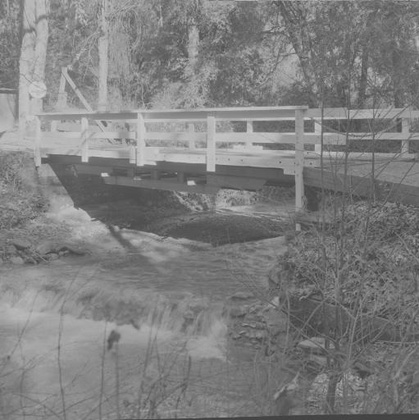
%> input picture MATLAB/Image-Processing/bridge_2.jpg, 419 x 420 px, shrunk from 511 x 512 before the run
$ octave ex_5.m   (GNU Octave 9; MATLAB toolbox functions it lacks are replaced by stand-ins)
%> lines starting %> are read from the running program, lines starting %| are printed output that depends on the picture
clear
clf
f=imread('bridge_2.jpg');
%> f is the input picture: size 420x419x3 uint8; min 61, max 210, mean 126.2
figure(1),imshow(f)

% Histogrram is the distribution of pixel value

figure(2),imhist(f(:,:,1))
%> after `imhist(f(:,:,1))`:
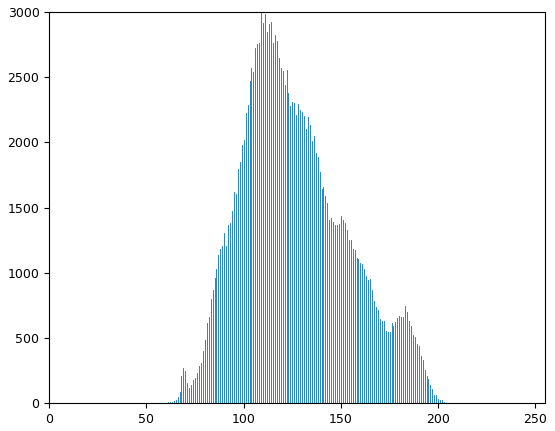
%> figure redrawn from the program's plot data; highest point at x = 109, y = 2991
f = im2double(f(:,:,1));
%> f: size 420x419 double
a = min(min(f));
%> a = 0.239
b = max(max(f));
%> b = 0.824
va = 0.05;
vb = 0.95;
alpha = va/a;
%> alpha = 0.209
beta = (vb-va)/(b-a);
%> beta = 1.54
gamma = (255-vb)/(255-b);
%> gamma = 1

for i = 1:size(f,1)
    for j = 1:size(f,2)
        if f(i,j) > 0 && f(i,j) < a
            g(i,j) = alpha*f(i,j);
        elseif f(i,j) >= a && f(i,j) < b
            g(i,j) = beta*(f(i,j)-a)+va;
        else
            g(i,j) = gamma*(f(i,j)-b)+vb;
        end
    end
end
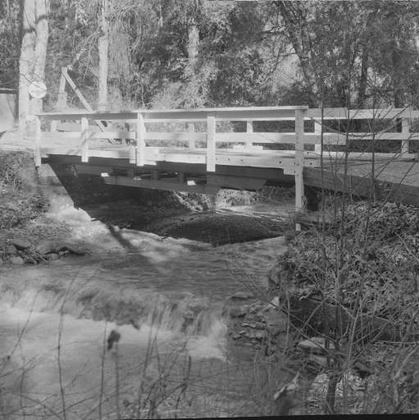
%> g: size 420x419 double; min 0.05, max 0.95, mean 0.444
g = mat2gray(g);
figure(3),imshow(g);
figure(4),imhist(g);
%> after `imhist(g)`:
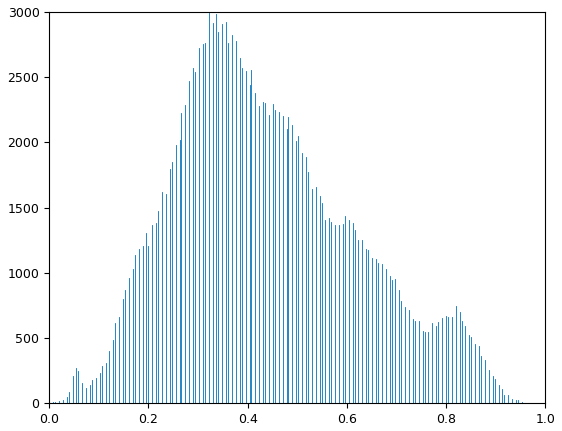
%> figure redrawn from the program's plot data; highest point at x = 0.322, y = 2991

$ run again, with MATLAB/Image-Processing/baboon.jpg copied over MATLAB/Image-Processing/bridge_2.jpg
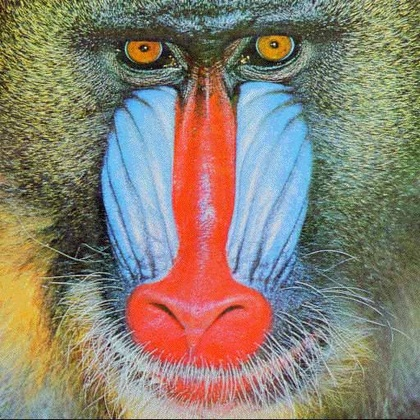
%> input picture MATLAB/Image-Processing/baboon.jpg, 420 x 420 px, shrunk from 512 x 512 before the run
%> f is the input picture: size 420x420x3 uint8; mean R, G, B 137.8, 128.7, 113.9
%> `f = im2double(f(:,:,1));`:
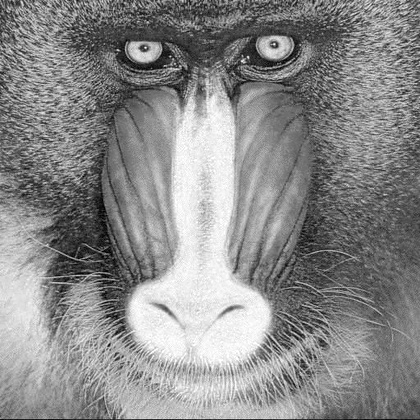
%> f: size 420x420 double; min 0, max 1, mean 0.54
%> a = 0
%> b = 1
%> alpha = Inf
%> beta = 0.9
%> gamma = 1
%> `imhist(g)`:
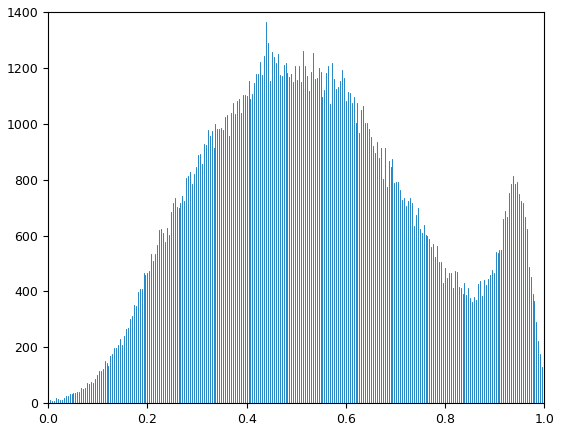
%> figure redrawn from the program's plot data; highest point at x = 0.439, y = 1365

$ run again, with MATLAB/Image-Processing/brain.jpg copied over MATLAB/Image-Processing/bridge_2.jpg
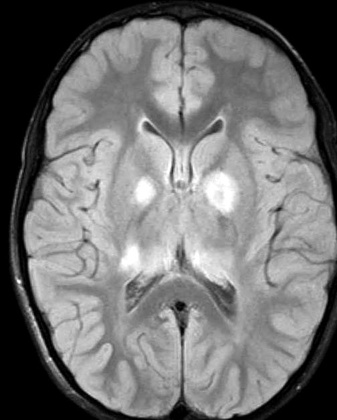
%> input picture MATLAB/Image-Processing/brain.jpg, 337 x 420 px, shrunk from 504 x 628 before the run
%> f is the input picture: size 420x337x3 uint8; min 0, max 255, mean 115.3
%> `imhist(f(:,:,1))`:
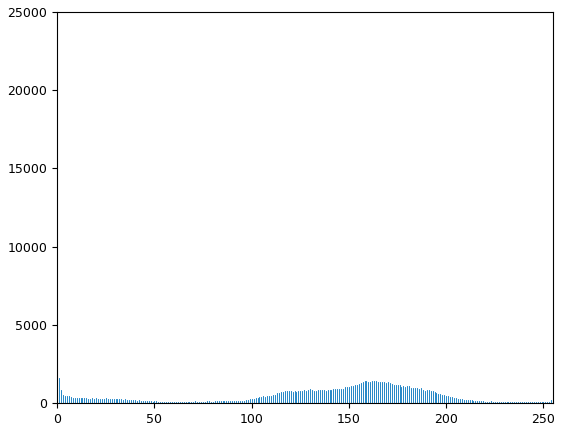
%> figure redrawn from the program's plot data; highest point at x = 0, y = 23013
%> f: size 420x337 double
%> a = 0
%> b = 1
%> alpha = Inf
%> beta = 0.9
%> gamma = 1
%> `imhist(g)`:
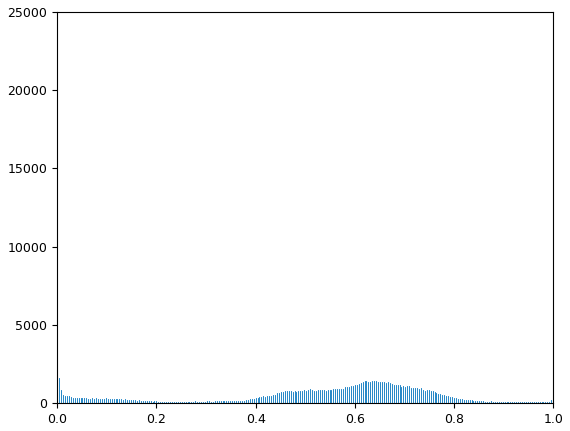
%> figure redrawn from the program's plot data; highest point at x = 0, y = 23013
